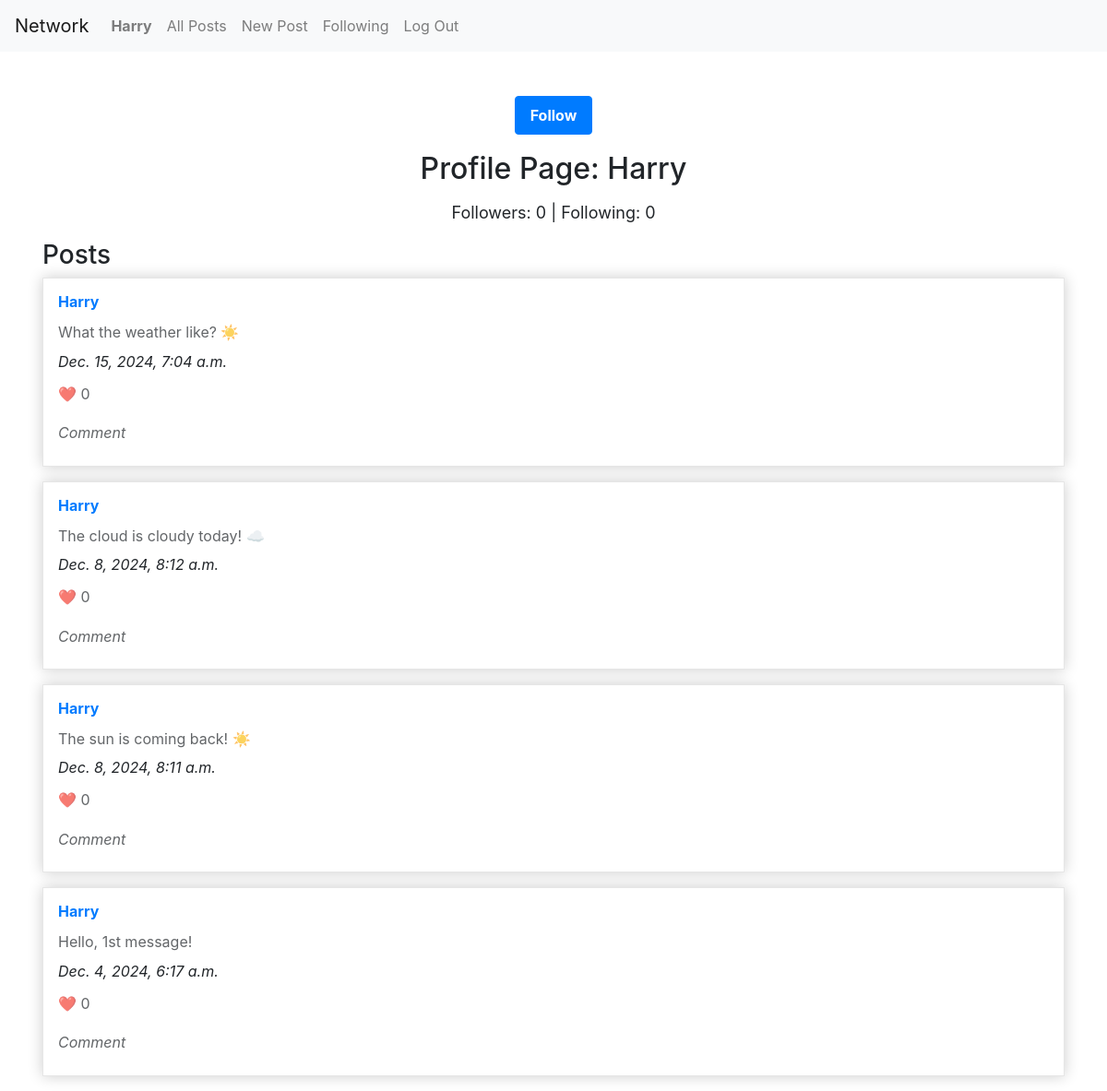
/profile/Harry, run on the app's committed database.
### network/models.py (models this page shows)
class User(AbstractUser):
    pass

class Post(models.Model):
    user = models.ForeignKey("User", on_delete=models.CASCADE, related_name="posts")
    content = models.TextField()
    date = models.DateTimeField(auto_now_add=True)
    likes = models.ManyToManyField("User", related_name="liked_posts", blank=True)

### network/views.py (the view)
# urls.py: path("profile/<str:username>", views.profile, name="profile"),
def profile(request, username):
    user = User.objects.get(username=username)
    posts = Post.objects.all().filter(user=user).order_by("-date")
    following = user.following.all().count()
    followers = user.followers.all().count()
    current_user = request.user
    is_following = False
    authenticated = False
    if request.user.is_authenticated:
        current_user_id = request.user.id
        is_following = request.user.following.filter(id=current_user_id).exists()
        authenticated = True
    return render(request, "network/profile.html", {
        "user": user,
        "posts": posts,
        "is_following": is_following,
        "authenticated": authenticated,
        "current_user": current_user,
        "following": following,
        "followers": followers
    })

### network/templates/network/profile.html
{% extends "network/layout.html" %}
{% load static %}
{% block body %}
  <div class="container">
    {% if user.is_authenticated and user != current_user %}
      <div class="button-left">
        {% if is_following %}
          <button class="btn btn-primary" id="unfollow-btn" action="{% url 'follow' user.username %}">Unfollow</button>
        {% else %}
          <button class="btn btn-primary" id="follow-btn" action="">Follow</button>
        {% endif %}
      </div>
    {% endif %}
    <h2>Profile Page: {{ user }}</h2>
    <p class="follower-content">Followers: {{ followers }} | Following: {{ following }}</p>
    <h3>Posts</h3>
    {% for post in posts %}
      <div class="card-post">
        <h3><a href="{% url 'profile' post.user %}">{{post.user}}</a></h3>
        <p>
          {{ post.content }}
        </p>
        <i>{{post.date}}</i>
        <p>❤️ 0</p>
        <p><i>Comment</i></p>
      </div>
    {% endfor %}
  </div>
{% endblock %}

### network/templates/network/layout.html (shortened to what this page needs)
{% load static %}
<!DOCTYPE html>
<html lang="en">
    <head>
        <link rel="stylesheet" href="https://stackpath.bootstrapcdn.com/bootstrap/4.4.1/css/bootstrap.min.css">
        <link href="{% static 'network/styles.css' %}" rel="stylesheet">
    </head>
    <body>
        <nav class="navbar navbar-expand-lg navbar-light bg-light">
            <a class="navbar-brand" href="{% url 'index' %}">Network</a>
            <div>
              <ul class="navbar-nav mr-auto">
                {% if user.is_authenticated %}
                    <li class="nav-item">
                        <a class="nav-link" href="{% url 'index' %}"><strong>{{ user.username }}</strong></a>
                    </li>
                {% endif %}
                <li class="nav-item">
                  <a class="nav-link" href="{% url 'index' %}">All Posts</a>
                </li>
                {% if user.is_authenticated %}
                    <li class="nav-item">
                      <a class="nav-link" href="{% url 'new_post' %}">New Post</a>
                    </li>
                    <li class="nav-item">
                        <a class="nav-link" href="#">Following</a>
                    </li>
                    <li class="nav-item">
                        <a class="nav-link" href="{% url 'logout' %}">Log Out</a>
                    </li>
                {% endif %}
              </ul>
            </div>
          </nav>
        <div class="body">
            {% block body %}
            {% endblock %}
        </div>
    </body>
</html>

### network/static/network/styles.css (style rules this page uses)
.container { max-width: auto; margin-top: 32px; padding: 0 16px; }
.container h2 { margin-bottom: 16px; text-align: center; }
.follower-content { text-align: center; font-size: 18px; line-height: 1.4; }
.button-left { text-align: center; margin-bottom: 18px; }
.container button { margin-top: 16px; padding: 8px 16px; font-weight: bold; background: #007bff; color: white; border-radius: 4px; cursor: pointer; }
.card-post { margin-bottom: 16px; padding: 1em; overflow: hidden; height: auto; background: white; border: solid 1px #e6e6e6; box-shadow: 0 0 15px rgba(0,0,0,0.2); display: flex; flex-direction: column; }
.card-post h3 { font-size: 16px; font-weight: bold; margin: 0; }
.card-post p { font-size: 16px; line-height: 1.4; opacity: .7; margin-bottom: 8px; margin-top: 12px; }

### data on the page
User: username "Harry"
Post: user "Harry", content "What the weather like? ☀️", date "Dec. 15, 2024, 7:04 a.m."
Post: user "Harry", content "The cloud is cloudy today! ☁️", date "Dec. 8, 2024, 8:12 a.m."
Post: user "Harry", content "The sun is coming back! ☀️", date "Dec. 8, 2024, 8:11 a.m."
Post: user "Harry", content "Hello, 1st message!", date "Dec. 4, 2024, 6:17 a.m."

### other printed values
{{ followers }} "0"
{{ following }} "0"
